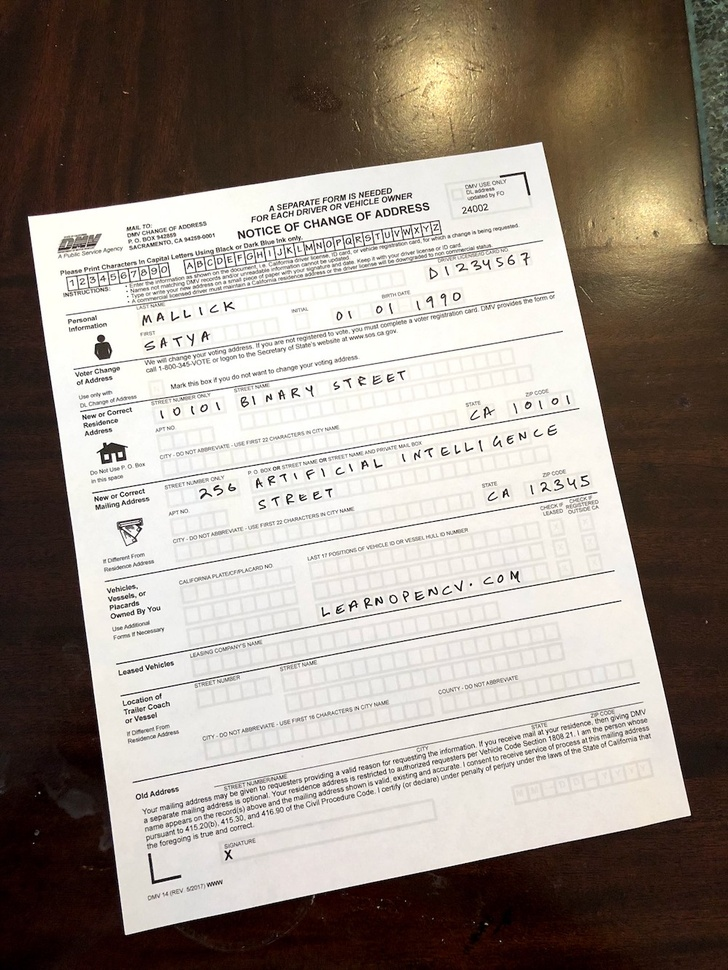
#> input picture images/scanned-form.jpg, 728 x 970 px, shrunk from 1000 x 1333 before the run
$ jupyter execute --allow-errors image_alignment.ipynb
#> lines starting #> are read from the running program, lines starting #| are printed output that depends on the picture
[cell 1]
import cv2
import numpy as np
import matplotlib.pyplot as plt

[cell 2]
img = cv2.imread('images/scanned-form.jpg', cv2.IMREAD_COLOR)
#> img is the input picture: shape (970, 728, 3); mean B, G, R 135.9, 144.8, 154.5
img = cv2.cvtColor(img, cv2.COLOR_RGB2BGR)

refimg = cv2.imread('images/form.jpg', cv2.IMREAD_COLOR)
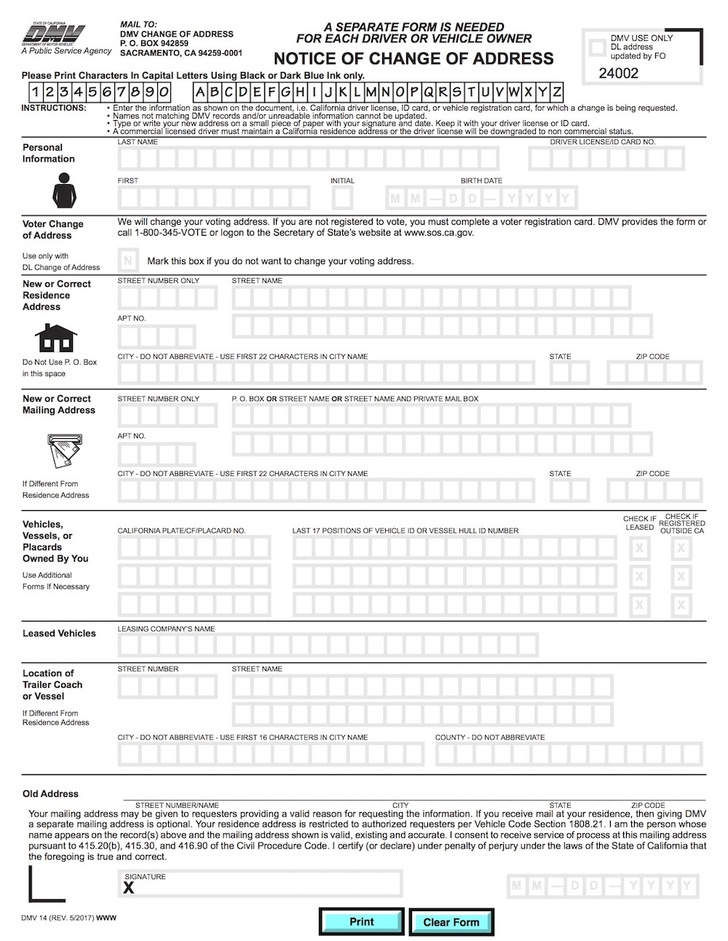
#> input picture images/form.jpg, 728 x 941 px, shrunk from 1000 x 1293 before the run
#> refimg is the input picture: shape (941, 728, 3); mean B, G, R 237.2, 237.3, 237
refimg = cv2.cvtColor(refimg, cv2.COLOR_RGB2BGR)

plt.figure(figsize=[20,10])

plt.subplot(121); plt.axis('off'); plt.imshow(refimg); plt.title("Original Form")
plt.subplot(122); plt.axis('off'); plt.imshow(img); plt.title("Scanned Form")
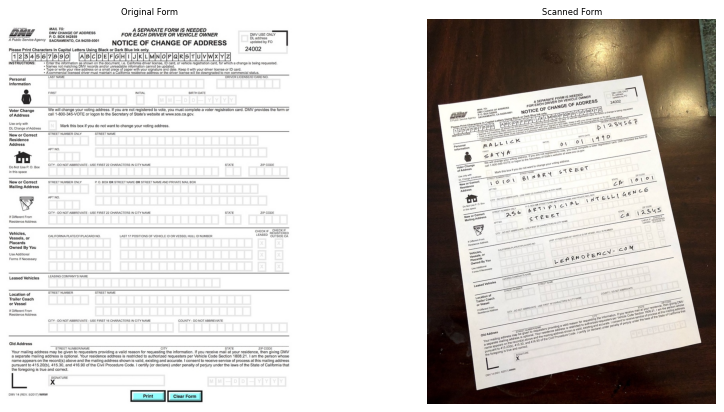
#> figure drawn by matplotlib, 2 panels

# Find keypoints in both the images

[cell 3]
#convert images to gray scale
refimg_gray = cv2.cvtColor(refimg, cv2.COLOR_BGR2GRAY)
img_gray = cv2.cvtColor(img, cv2.COLOR_BGR2GRAY)
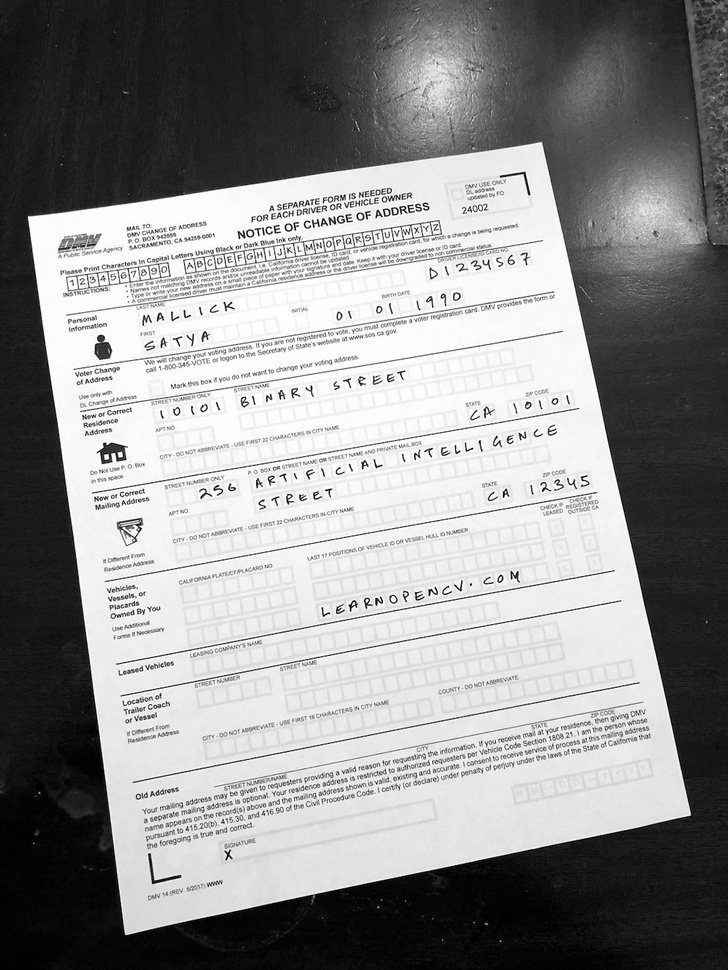
#> img_gray: shape (970, 728); min 0, max 255, mean 143.3

#detect orb features and compute descriptions
max_num_features = 500
orb = cv2.ORB_create(max_num_features)
keypoints1, descriptors1 = orb.detectAndCompute(refimg_gray, None)
#> keypoints1 = 500 keypoints; strongest (x, y, size): (360, 58, 31), (356, 53, 31), (292, 56, 37.2), (378, 61, 31)
keypoints2, descriptors2 = orb.detectAndCompute(img_gray, None)
#> keypoints2 = 500 keypoints; strongest (x, y, size): (429, 590, 31), (582, 477, 31), (353, 601, 31), (285, 226, 31)

# Display
refimg_display = cv2.drawKeypoints(refimg, keypoints1, outImage=np.array([]), color=(255, 0, 0), flags=cv2.DRAW_MATCHES_FLAGS_DRAW_RICH_KEYPOINTS)
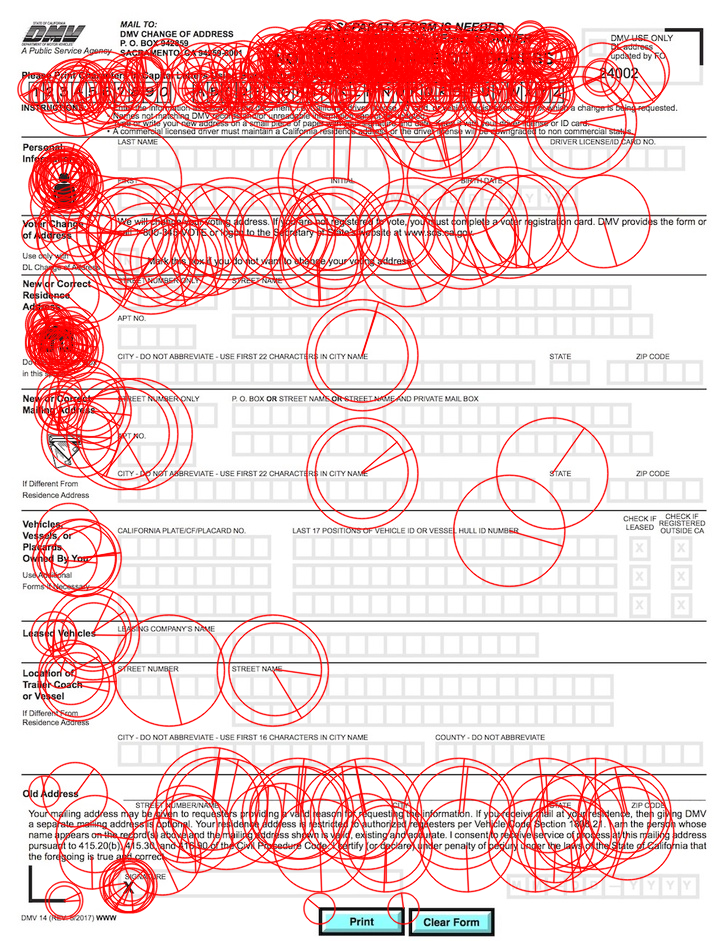
#> refimg_display: shape (941, 728, 3); mean R, G, B 241.1, 209.5, 209.5
img_display = cv2.drawKeypoints(img, keypoints2, outImage=np.array([]), color=(255, 0, 0), flags=cv2.DRAW_MATCHES_FLAGS_DRAW_RICH_KEYPOINTS)
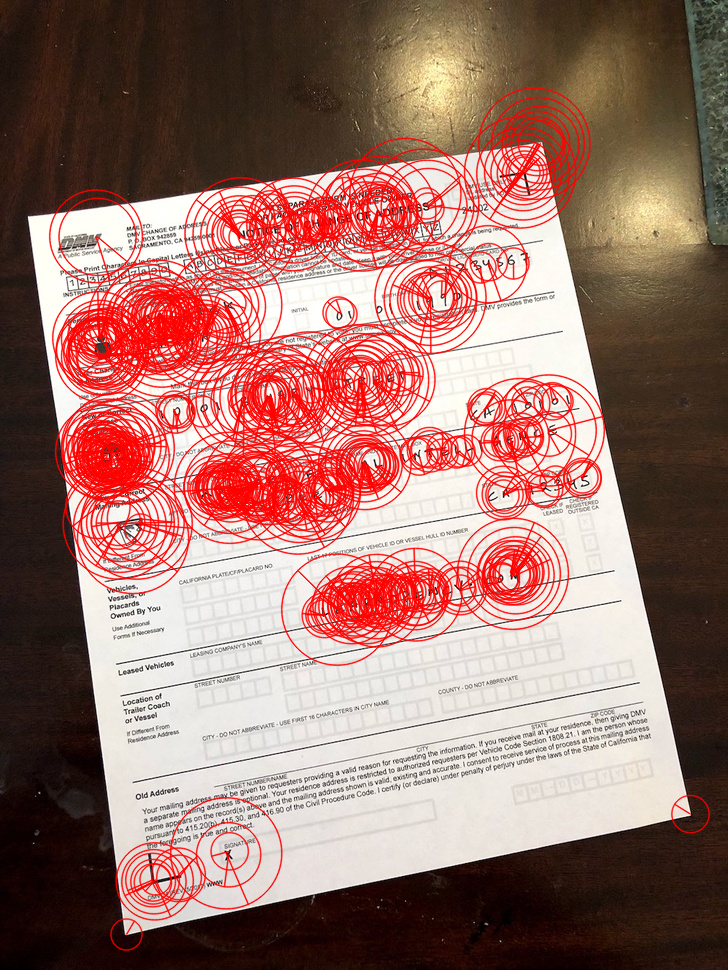
#> img_display: shape (970, 728, 3); mean R, G, B 158.1, 117.5, 109.2

[cell 4]
plt.figure(figsize=[20,10])

plt.subplot(121); plt.axis('off'); plt.imshow(refimg_display); plt.title("Original Form")
plt.subplot(122); plt.axis('off'); plt.imshow(img_display); plt.title("Scanned Form")

# Match two keypoints in images

[cell 5]
#match features
matcher = cv2.DescriptorMatcher_create(cv2.DESCRIPTOR_MATCHER_BRUTEFORCE_HAMMING)
matches = matcher.match(descriptors1, descriptors2, None)
#> matches = 500 matches

#sort matchers by score
#> (the rest of this cell did not finish here and is left out)

[cell 6]
# Draw top matches
im_matches = cv2.drawMatches(refimg, keypoints1, img, keypoints2, matches, None)
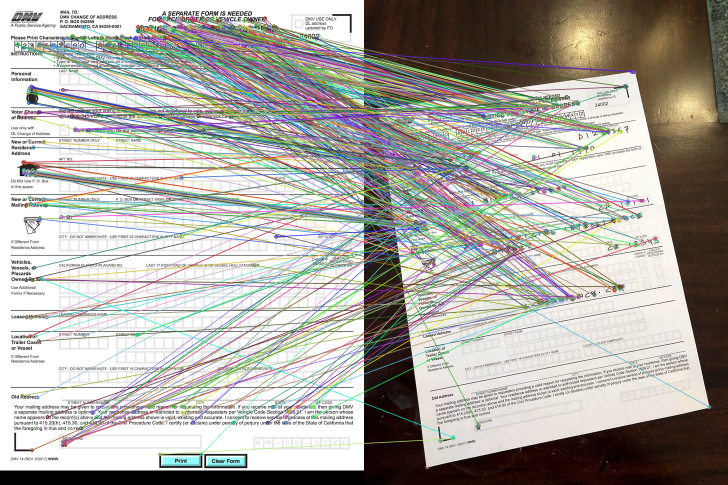
#> im_matches: shape (970, 1456, 3) (shown at 1/2 size); mean R, G, B 173.3, 170.5, 164.9

plt.figure(figsize=[40,10])
plt.imshow(im_matches); plt.axis('off'); plt.title("Original Form");

# Find Homography

[cell 7]
# Extract location of good matches
points1 = np.zeros((len(matches), 2), dtype=np.float32)
#> points1 = 500 pairs, first value 0 to 0, second value 0 to 0
points2 = np.zeros((len(matches), 2), dtype=np.float32)
#> points2 = 500 pairs, first value 0 to 0, second value 0 to 0

for i, match in enumerate(matches):
  points1[i, :] = keypoints1[match.queryIdx].pt
  points2[i, :] = keypoints2[match.trainIdx].pt
#> after the loop, points1 = 500 pairs, first value 33 to 636.6, second value 35 to 908; points2 = 500 pairs, first value 95.04 to 690, second value 143.3 to 877

# Find homography
h, mask = cv2.findHomography(points2, points1, cv2.RANSAC)
#> h = [[1.36, -0.192, -4.56], [0.216, 1.54, -355.7], [-0.000229, 0.000239, 1]]; mask = 500 values, max 1 at index 112, min 0 at index 0, mean 0.09

# Warp Images

[cell 8]
# Use homography to warp image
height, width, channels = refimg.shape
#> height = 941; width = 728; channels = 3
img_reg = cv2.warpPerspective(img, h, (width, height))
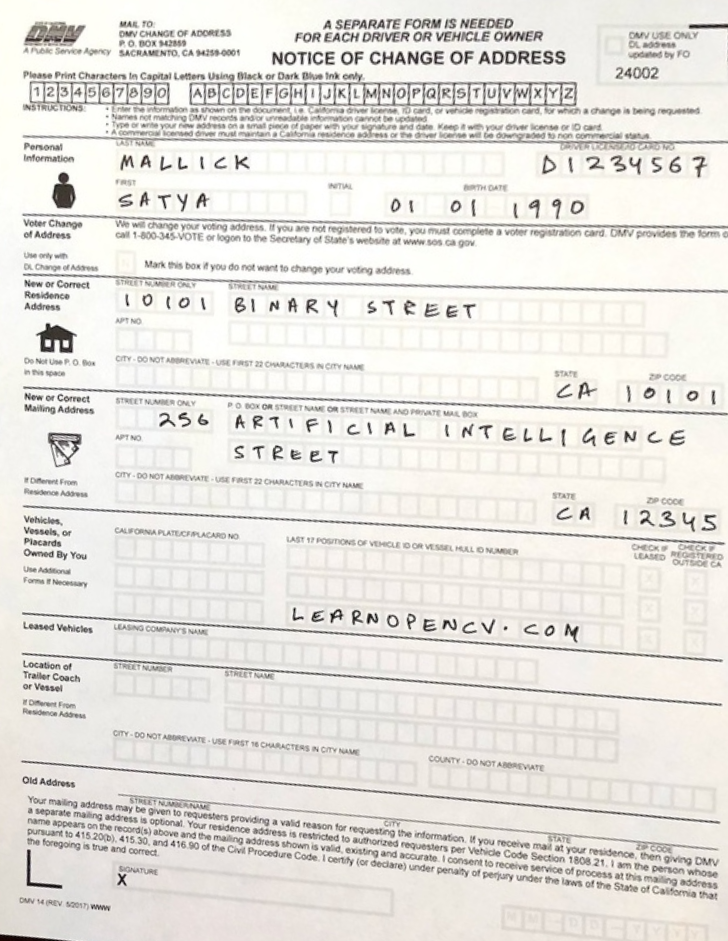
#> img_reg: shape (941, 728, 3); mean R, G, B 230.2, 227.6, 222.7
# Display results
plt.figure(figsize=[20,10]);
plt.subplot(121); plt.imshow(refimg); plt.axis('off'); plt.title("Original Form");
plt.subplot(122); plt.imshow(img_reg); plt.axis('off'); plt.title("Scanned Form");
